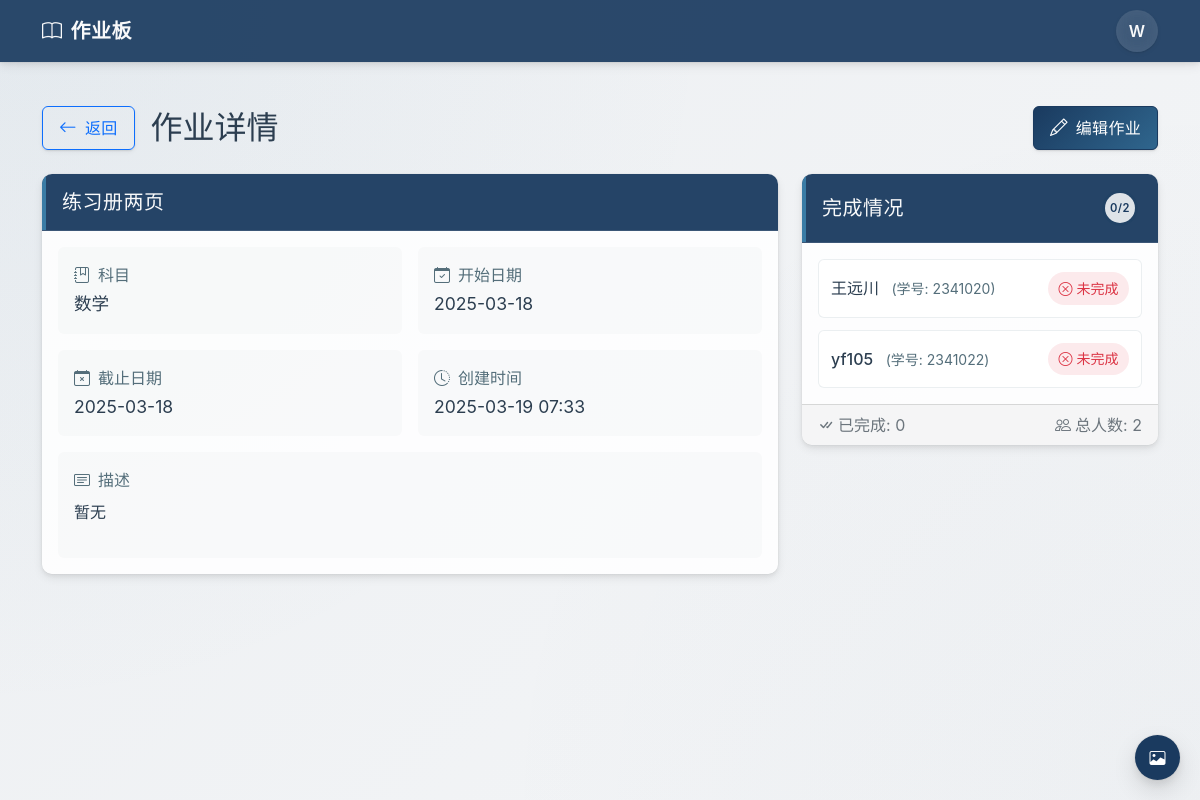
The page /assignments/27/ (signed in) on the database its author committed.
### board/models.py (models this page shows, shortened)
class User(AbstractUser):
    USER_TYPE_CHOICES = (
        ('admin', '管理员'),
        ('teacher', '老师'),
        ('student', '学生'),
    )
    user_type = models.CharField(max_length=10, choices=USER_TYPE_CHOICES, default='student')
    avatar = models.URLField(blank=True, null=True)
    student_id = models.CharField(max_length=10, blank=True, null=True, verbose_name='学号')
    hidden_subjects = models.ManyToManyField('Subject', blank=True, related_name='hidden_by_users')

class Assignment(models.Model):
    title = models.CharField(max_length=200)
    description = models.TextField()
    teacher = models.ForeignKey(User, on_delete=models.CASCADE, related_name='assignments')
    subject = models.ForeignKey(Subject, on_delete=models.CASCADE)
    start_date = models.DateField()
    end_date = models.DateField()
    created_at = models.DateTimeField(auto_now_add=True)
    class Meta:
        ordering = ['end_date']

class Subject(models.Model):
    name = models.CharField(max_length=20)

class CompletionRecord(models.Model):
    student = models.ForeignKey(User, on_delete=models.CASCADE, related_name='completion_records')
    assignment = models.ForeignKey(Assignment, on_delete=models.CASCADE, related_name='completion_records')
    completed = models.BooleanField(default=False)
    completed_at = models.DateTimeField(null=True, blank=True)
    class Meta:
        unique_together = ['student', 'assignment']

### board/views.py (the view)
# urls.py: path("assignments/<int:pk>/", views.assignment_detail, name="assignment_detail"),
@user_type_required(['teacher', 'admin'])
def assignment_detail(request, pk):
    if request.user.user_type == 'admin':
        assignment = get_object_or_404(Assignment, pk=pk)
    else:
        assignment = get_object_or_404(Assignment, pk=pk, teacher=request.user)
    completion_records = CompletionRecord.objects.filter(assignment=assignment)
    completed_count = completion_records.filter(completed=True).count()
    total_count = completion_records.count()
    completion_percentage = 0 if total_count == 0 else int((completed_count / total_count) * 100)
    assignment.completed_count = completed_count
    assignment.total_count = total_count
    assignment.completion_percentage = completion_percentage
    return render(request, 'assignment_detail.html', {
        'assignment': assignment,
        'completion_records': completion_records
    })

### board/views.py (called while the page is built)
def user_type_required(user_types):
    def decorator(view_func):
        @wraps(view_func)
        def wrapper(request, *args, **kwargs):
            if request.user.is_authenticated and request.user.user_type in user_types:
                return view_func(request, *args, **kwargs)
            return redirect('login')
        return wrapper
    return decorator

### templates/assignment_detail.html (shortened to what this page needs)
{% extends 'base.html' %}
{% load static %}
{% block extra_css %}
<link href="{% static 'css/assignment_detail.css' %}" rel="stylesheet">
{% endblock %}
{% block content %}
<div class="main-container"><div class="container py-4">
<div class="row mb-4">
    <div class="col-12">
        <div class="d-flex align-items-center">
            <a href="{% url 'dashboard' %}" class="btn btn-outline-primary me-3 btn-with-icon">
                <i class="bi bi-arrow-left"></i> 返回
            </a>
            <h2 class="mb-0">作业详情</h2>
            <a href="{% url 'edit_assignment' assignment.id %}" class="btn btn-primary ms-auto btn-with-icon">
                <i class="bi bi-pencil"></i> 编辑作业
            </a>
        </div>
    </div>
</div>
<div class="row g-4">
    <div class="col-lg-8">
        <div class="card mb-4 detail-card">
            <div class="card-header">
                <h5 class="mb-0">{{ assignment.title }}</h5>
            </div>
            <div class="card-body">
                <div class="row g-3">
                    <div class="col-md-6">
                        <div class="detail-item">
                            <div class="detail-label">
                                <i class="bi bi-journal-bookmark me-2"></i>科目
                            </div>
                            <div class="detail-value">{{ assignment.subject.name }}</div>
                        </div>
                    </div>
                    <div class="col-md-6">
                        <div class="detail-item">
                            <div class="detail-label">
                                <i class="bi bi-calendar-check me-2"></i>开始日期
                            </div>
                            <div class="detail-value">{{ assignment.start_date|date:"Y-m-d" }}</div>
                        </div>
                    </div>
                    <div class="col-md-6">
                        <div class="detail-item">
                            <div class="detail-label">
                                <i class="bi bi-calendar-x me-2"></i>截止日期
                            </div>
                            <div class="detail-value">{{ assignment.end_date|date:"Y-m-d" }}</div>
                        </div>
                    </div>
                    <div class="col-md-6">
                        <div class="detail-item">
                            <div class="detail-label">
                                <i class="bi bi-clock-history me-2"></i>创建时间
                            </div>
                            <div class="detail-value">{{ assignment.created_at|date:"Y-m-d H:i" }}</div>
                        </div>
                    </div>
                    <div class="col-12">
                        <div class="detail-item description-item">
                            <div class="detail-label">
                                <i class="bi bi-card-text me-2"></i>描述
                            </div>
                            <div class="detail-value mt-2">{{ assignment.description|linebreaks }}</div>
                        </div>
                    </div>
                </div>
            </div>
        </div>
    </div>
    <div class="col-lg-4">
        <div class="card completion-card">
            <div class="card-header">
                <div class="d-flex justify-content-between align-items-center">
                    <h5 class="mb-0">完成情况</h5>
                    <div class="completion-stats">
                        <div class="d-flex align-items-center">
                            <div class="completion-pie"
                                 style="--percentage: {{ assignment.completed_count|default:0|floatformat:0 }}; --total: {{ assignment.total_count|default:1|floatformat:0 }}">
                                <div class="completion-pie-inner">
                                    <div class="completion-pie-value">{{ assignment.completed_count|default:0 }}/{{ assignment.total_count|default:0 }}</div>
                                </div>
                            </div>
                        </div>
                    </div>
                </div>
            </div>
            <div class="card-body">
                <div class="completion-list">
                    {% for record in completion_records %}
                    <div class="completion-item d-flex justify-content-between align-items-center">
                        <div class="student-info">
                            <span class="student-name">{{ record.student.username }}</span>
                            {% if record.student.student_id %}
                            <small class="student-id">(学号: {{ record.student.student_id }})</small>
                            {% endif %}
                        </div>
                        {% if record.completed %}
                        <span class="status-badge status-complete">
                            <i class="bi bi-check-circle me-1"></i>已完成
                        </span>
                        {% else %}
                        <span class="status-badge status-incomplete">
                            <i class="bi bi-x-circle me-1"></i>未完成
                        </span>
                        {% endif %}
                    </div>
                    {% empty %}
                    <div class="alert alert-info mb-0 glass-alert">
                        <i class="bi bi-info-circle me-2"></i>暂无学生完成记录
                    </div>
                    {% endfor %}
                </div>
            </div>
            <div class="card-footer text-muted">
                <div class="d-flex justify-content-between">
                    <span><i class="bi bi-check-all me-1"></i>已完成: {{ assignment.completed_count }}</span>
                    <span><i class="bi bi-people me-1"></i>总人数: {{ assignment.total_count }}</span>
                </div>
            </div>
        </div>
    </div>
</div>
</div>
</div>
{% endblock %}

### templates/base.html (shortened to what this page needs)
{% load static %}
<!DOCTYPE html>
<html lang="zh-CN">
<head>
    <link href="{% static 'css/bootstrap.min.css' %}" rel="stylesheet">
    <link rel="stylesheet" href="{% static 'icons/bootstrap-icons.min.css' %}">
    <link href="{% static 'css/base.css' %}" rel="stylesheet">
    {% block extra_css %}{% endblock %}
</head>
<body class="no-bg-selected">
    {% if user.is_authenticated %}
    <nav class="navbar navbar-expand-lg">
        <div class="container">
            <a class="navbar-brand" href="{% url 'dashboard' %}">
                <i class="bi bi-book me-2"></i> 作业板
            </a>
            <div class="ms-auto">
                <div class="dropdown">
                    <div class="user-avatar" id="userDropdown" data-bs-toggle="dropdown" aria-expanded="false">
                        {{ user.username|first|upper }}
                    </div>
                </div>
            </div>
        </div>
    </nav>
    {% endif %}
    {% block content %}{% endblock %}
    <div class="bg-selector">
        <button class="bg-selector-btn" id="bgSelectorBtn">
            <i class="bi bi-image"></i>
        </button>
    </div>
</body>
</html>

### static/css/base.css (style rules this page uses)
:root { --primary-color: #1a3a5f; --primary-hover: #254b78; --secondary-color: #f8f9fa; --accent-color: #3a7ca5; --success-color: #2e7d32; --warning-color: #ff9800; --danger-color: #c62828; --bg-color: #f8f9fa; --card-bg: rgba(255, 255, 255, 0.85); --card-bg-hover: rgba(255, 255, 255, 0.95); --text-primary: #2c3e50; --text-secondary: #546e7a; --text-light: #f8f9fa; --text-muted: #90a4ae; --glass-blur: 12px; --glass-opacity: 0.2; --transition-speed: 0.3s; --shadow-sm: 0 2px 5px rgba(0, 0, 0, 0.05), 0 1px 2px rgba(0, 0, 0, 0.1); --shadow-md: 0 4px 10px rgba(0, 0, 0, 0.08), 0 2px 5px rgba(0, 0, 0, 0.06), 0 0 1px rgba(0, 0, 0, 0.2); --shadow-lg: 0 10px 25px rgba(0, 0, 0, 0.12), 0 5px 10px rgba(0, 0, 0, 0.08), 0 0 2px rgba(0, 0, 0, 0.15); --shadow-inset: inset 0 1px 3px rgba(0, 0, 0, 0.1); --radius-sm: 6px; --radius-md: 10px; --radius-lg: 20px; --radius-xl: 30px; }
body { background-color: var(--bg-color); font-family: 'Noto Sans SC', -apple-system, BlinkMacSystemFont, 'Segoe UI', Roboto, sans-serif; color: var(--text-primary); min-height: 100vh; position: relative; background-attachment: fixed; background-size: cover; background-position: center; background-repeat: no-repeat; transition: background-image var(--transition-speed) ease; }
body.no-bg-selected { background-image: linear-gradient(135deg, rgba(26, 58, 95, 0.05) 0%, rgba(26, 58, 95, 0.02) 100%), radial-gradient(circle at left top, rgba(58, 124, 165, 0.05) 0%, transparent 50%), radial-gradient(circle at right bottom, rgba(26, 58, 95, 0.03) 0%, transparent 50%); }
.main-container { min-height: calc(100vh - 120px); padding-top: 20px; padding-bottom: 30px; position: relative; z-index: 2; }
.navbar { background-color: rgba(26, 58, 95, 0.92); backdrop-filter: blur(var(--glass-blur)); -webkit-backdrop-filter: blur(var(--glass-blur)); box-shadow: var(--shadow-md); position: sticky; top: 0; z-index: 1000; transition: all var(--transition-speed) ease; padding: 10px 0; }
.navbar-brand, .navbar-nav .nav-link { color: var(--text-light); transition: all var(--transition-speed) ease; }
.navbar-brand { font-weight: 700; letter-spacing: 0.5px; position: relative; display: flex; align-items: center; }
.navbar-brand:before { content: ''; position: absolute; bottom: -3px; left: 0; width: 0; height: 2px; background-color: var(--text-light); transition: width var(--transition-speed) ease; }
.card { background-color: var(--card-bg); backdrop-filter: blur(var(--glass-blur)); -webkit-backdrop-filter: blur(var(--glass-blur)); border: none; border-radius: var(--radius-md); box-shadow: var(--shadow-md); transition: all var(--transition-speed) ease; overflow: hidden; }
.card-header { background-color: rgba(26, 58, 95, 0.95); color: var(--text-light); border-bottom: none; padding: 1rem 1.25rem; font-weight: 500; letter-spacing: 0.5px; border-bottom: 1px solid rgba(255, 255, 255, 0.1); position: relative; overflow: hidden; }
.card-header:before { content: ''; position: absolute; top: 0; left: 0; width: 4px; height: 100%; background-color: var(--accent-color); }
.btn { transition: all var(--transition-speed) ease; border-radius: var(--radius-sm); font-weight: 500; letter-spacing: 0.3px; box-shadow: var(--shadow-sm); padding: 8px 16px; text-transform: capitalize; position: relative; overflow: hidden; }
.btn-primary { background-color: var(--primary-color); border-color: var(--primary-color); background-image: linear-gradient(135deg, var(--primary-color) 0%, var(--accent-color) 150%); }
.btn::after { content: ''; position: absolute; top: 50%; left: 50%; width: 5px; height: 5px; background: rgba(255, 255, 255, 0.5); opacity: 0; border-radius: 100%; transform: scale(1, 1) translate(-50%); transform-origin: 50% 50%; }
.user-avatar { width: 42px; height: 42px; border-radius: 50%; background-color: rgba(255, 255, 255, 0.15); backdrop-filter: blur(var(--glass-blur)); display: flex; align-items: center; justify-content: center; color: var(--text-light); font-weight: 600; cursor: pointer; box-shadow: var(--shadow-sm); transition: all var(--transition-speed) ease; }
.bg-selector { position: fixed; bottom: 20px; right: 20px; z-index: 999; }
.bg-selector-btn { width: 45px; height: 45px; border-radius: 50%; background-color: var(--primary-color); color: white; display: flex; align-items: center; justify-content: center; box-shadow: var(--shadow-lg); cursor: pointer; transition: all var(--transition-speed) ease; border: none; }

### rows shown on the page
User: username|first "W"
Assignment: title "练习册两页", subject.name "数学", start_date "2025-03-18", end_date "2025-03-18", created_at "2025-03-19 07:33", description "暂无", completed_count "0", total_count "2"
CompletionRecord: student.username "王远川", student.student_id "2341020", completed False (drawn)
CompletionRecord: student.username "yf105", student.student_id "2341022", completed False (drawn)
